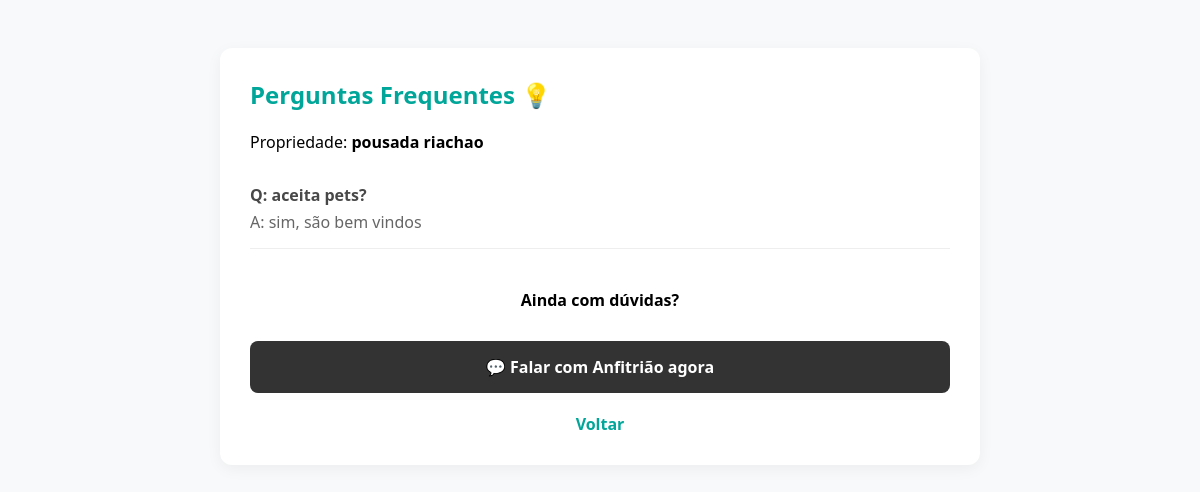
The page /duvidas/pousada riachao on the database its author committed.
### tables this page shows
CREATE TABLE propriedades (id INTEGER PRIMARY KEY AUTOINCREMENT, nome TEXT UNIQUE NOT NULL, localizacao TEXT NOT NULL, capacidade INTEGER NOT NULL, preco REAL NOT NULL, anfitriao_email TEXT NOT NULL);

CREATE TABLE duvidas (id INTEGER PRIMARY KEY AUTOINCREMENT, propriedade_nome TEXT NOT NULL, pergunta TEXT NOT NULL, resposta TEXT NOT NULL);

### app.py (the view)
@app.route('/duvidas/<nome>')
def duvidas(nome):
    p_nome = urllib.parse.unquote(nome)
    p = next((x for x in meu_pousala.propriedades if x.nome == p_nome), None)
    lista_duvidas = meu_pousala.obter_duvidas(p_nome) #abstracao
    return render_template('duvidas.html', propriedade=p, duvidas=lista_duvidas)

### banco.py (called while the page is built)
    def buscar_duvidas(self, propriedade_nome):
        self.cursor.execute('SELECT * FROM duvidas WHERE propriedade_nome = ?', (propriedade_nome,))
        return self.cursor.fetchall()

### sistema.py (called while the page is built)
    @property
    def propriedades(self): #transforma um metodo em um atributo, porque atributo eh privado
        return self.__propriedades

    def obter_duvidas(self, prop): #retorna todas as perguntas e resposta desse imovel
        return self.db.buscar_duvidas(prop)

### templates/duvidas.html (shortened to what this page needs)
<!DOCTYPE html>
<html lang="pt-BR">
<head>
</head>
<body>
    <div class="container">
        <h2>Perguntas Frequentes 💡</h2>
        <p>Propriedade: <strong>{{ propriedade.nome }}</strong></p>
        {% if not duvidas %}
            <p style="color: #888; font-style: italic;">O anfitrião ainda não cadastrou dúvidas frequentes para este local.</p>
        {% else %}
            {% for d in duvidas %}
                <div class="faq-item">
                    <div class="pergunta">Q: {{ d[2] }}</div>
                    <div class="resposta">A: {{ d[3] }}</div>
                </div>
            {% endfor %}
        {% endif %}
        <p style="margin-top: 40px; text-align: center; font-weight: bold;">Ainda com dúvidas?</p>
        <a href="/chat/{{ propriedade.nome|urlencode }}/{{ session.usuario_email }}" class="btn-chat">💬 Falar com Anfitrião agora</a>
        <a href="javascript:history.back()" class="voltar">Voltar</a>
    </div>
</body>
</html>

### templates/duvidas.html (style rules this page uses)
:root { --cor-fundo: #F7F9FA; --cor-primaria: #00A699; --cor-destaque: #FF5A5F; --cor-texto: #484848; --cor-branco: #FFFFFF; }
body { font-family: 'Segoe UI', sans-serif; background: var(--cor-fundo); padding: 40px; }
.container { max-width: 700px; margin: auto; background: white; padding: 30px; border-radius: 12px; box-shadow: 0 4px 15px rgba(0,0,0,0.05); }
h2 { color: var(--cor-primaria); margin-top: 0; }
.faq-item { border-bottom: 1px solid #eee; padding: 15px 0; }
.pergunta { font-weight: bold; color: var(--cor-texto); margin-bottom: 5px; }
.resposta { color: #666; }
.btn-chat { display: block; text-align: center; margin-top: 30px; padding: 15px; background: #333; color: white; text-decoration: none; border-radius: 8px; font-weight: bold; }
.voltar { display: block; text-align: center; margin-top: 20px; color: var(--cor-primaria); text-decoration: none; font-weight: bold; }

### rows shown on the page
propriedades: nome "pousada riachao"
duvidas: pergunta "aceita pets?", resposta "sim, são bem vindos"
